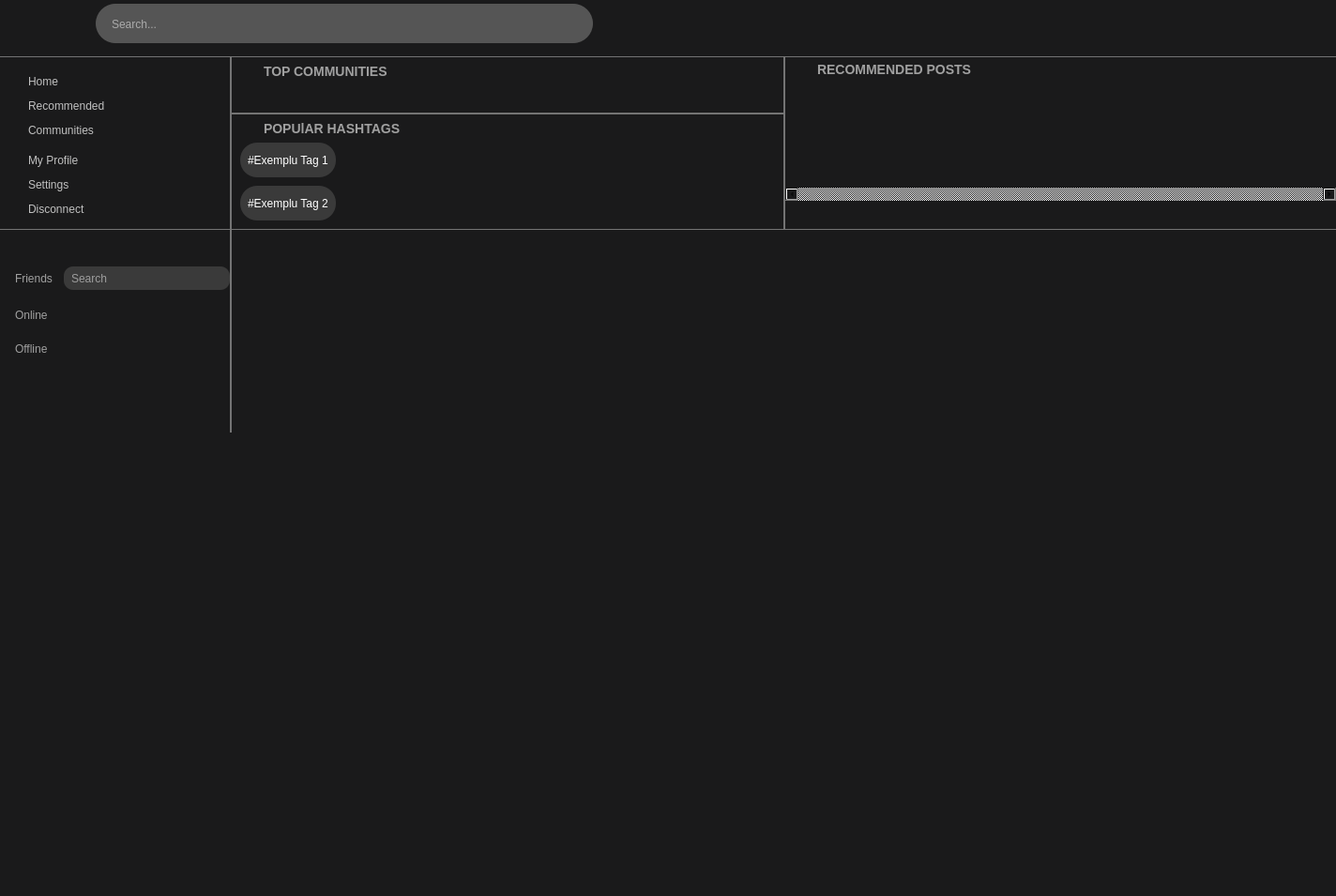
<?xml version="1.0" encoding="UTF-8"?>
<ui version="4.0">
 <class>DashBoardView</class>
 <widget class="QWidget" name="DashBoardView">
  <property name="geometry">
   <rect>
    <x>0</x>
    <y>0</y>
    <width>1424</width>
    <height>955</height>
   </rect>
  </property>
  <property name="layoutDirection">
   <enum>Qt::LayoutDirection::LeftToRight</enum>
  </property>
  <property name="styleSheet">
   <string notr="true">background-color: #1A1A1B;
</string>
  </property>
  <layout class="QVBoxLayout" name="mainVerticalLayout">
   <property name="spacing">
    <number>0</number>
   </property>
   <property name="leftMargin">
    <number>0</number>
   </property>
   <property name="topMargin">
    <number>0</number>
   </property>
   <property name="rightMargin">
    <number>0</number>
   </property>
   <property name="bottomMargin">
    <number>0</number>
   </property>
   <item>
    <widget class="QScrollArea" name="MainWindowScrollArea">
     <property name="sizePolicy">
      <sizepolicy hsizetype="Expanding" vsizetype="Expanding">
       <horstretch>1</horstretch>
       <verstretch>0</verstretch>
      </sizepolicy>
     </property>
     <property name="styleSheet">
      <string notr="true">border: none;
background: transparent;
</string>
     </property>
     <property name="widgetResizable">
      <bool>true</bool>
     </property>
     <property name="alignment">
      <set>Qt::AlignmentFlag::AlignCenter</set>
     </property>
     <widget class="QWidget" name="mainWindowScrollAreaWidget">
      <property name="geometry">
       <rect>
        <x>0</x>
        <y>0</y>
        <width>1424</width>
        <height>955</height>
       </rect>
      </property>
      <layout class="QVBoxLayout" name="postsLayout">
       <property name="spacing">
        <number>0</number>
       </property>
       <property name="sizeConstraint">
        <enum>QLayout::SizeConstraint::SetNoConstraint</enum>
       </property>
       <property name="leftMargin">
        <number>0</number>
       </property>
       <property name="topMargin">
        <number>0</number>
       </property>
       <property name="rightMargin">
        <number>0</number>
       </property>
       <property name="bottomMargin">
        <number>0</number>
       </property>
       <item>
        <layout class="QHBoxLayout" name="HeaderBar">
         <property name="leftMargin">
          <number>35</number>
         </property>
         <property name="rightMargin">
          <number>15</number>
         </property>
         <property name="bottomMargin">
          <number>10</number>
         </property>
         <item>
          <widget class="QLabel" name="logoLabel">
           <property name="minimumSize">
            <size>
             <width>0</width>
             <height>50</height>
            </size>
           </property>
           <property name="styleSheet">
            <string notr="true">color:white;
background-color: rgba(255, 255, 255, 0);</string>
           </property>
           <property name="text">
            <string/>
           </property>
           <property name="pixmap">
            <pixmap>C:/Users/images/logo.png</pixmap>
           </property>
           <property name="alignment">
            <set>Qt::AlignmentFlag::AlignCenter</set>
           </property>
          </widget>
         </item>
         <item>
          <widget class="QLineEdit" name="searchBar">
           <property name="sizePolicy">
            <sizepolicy hsizetype="Fixed" vsizetype="Fixed">
             <horstretch>0</horstretch>
             <verstretch>0</verstretch>
            </sizepolicy>
           </property>
           <property name="minimumSize">
            <size>
             <width>600</width>
             <height>0</height>
            </size>
           </property>
           <property name="maximumSize">
            <size>
             <width>16777215</width>
             <height>42</height>
            </size>
           </property>
           <property name="styleSheet">
            <string notr="true">
border-radius: 21px;
background-color: rgb(85, 85, 85);
color:white;
margin-left:60px;
margin-right:10px;
border:none;
padding:15px;
</string>
           </property>
           <property name="frame">
            <bool>false</bool>
           </property>
           <property name="placeholderText">
            <string>Search...</string>
           </property>
          </widget>
         </item>
         <item>
          <widget class="QPushButton" name="profileButton">
           <property name="styleSheet">
            <string notr="true">background-color: rgba(255, 255, 255, 0);
border-radius: 6px;
border:none;</string>
           </property>
           <property name="text">
            <string/>
           </property>
           <property name="icon">
            <iconset>
             <normaloff>C:/Users/images/UserSettings.png</normaloff>C:/Users/images/UserSettings.png</iconset>
           </property>
           <property name="iconSize">
            <size>
             <width>43</width>
             <height>43</height>
            </size>
           </property>
          </widget>
         </item>
         <item>
          <widget class="QFrame" name="frameSpacingHeader">
           <property name="sizePolicy">
            <sizepolicy hsizetype="Preferred" vsizetype="Preferred">
             <horstretch>1</horstretch>
             <verstretch>0</verstretch>
            </sizepolicy>
           </property>
           <property name="maximumSize">
            <size>
             <width>16777215</width>
             <height>20</height>
            </size>
           </property>
           <property name="styleSheet">
            <string notr="true">border:none;</string>
           </property>
           <property name="frameShape">
            <enum>QFrame::Shape::StyledPanel</enum>
           </property>
           <property name="frameShadow">
            <enum>QFrame::Shadow::Raised</enum>
           </property>
          </widget>
         </item>
         <item>
          <widget class="QPushButton" name="notificationButton">
           <property name="styleSheet">
            <string notr="true">background-color: rgba(255, 255, 255, 0);
border-radius: 6px;
border:none;</string>
           </property>
           <property name="text">
            <string/>
           </property>
           <property name="icon">
            <iconset>
             <normaloff>C:/Users/images/ButtonNotificationImage.png</normaloff>C:/Users/images/ButtonNotificationImage.png</iconset>
           </property>
           <property name="iconSize">
            <size>
             <width>35</width>
             <height>35</height>
            </size>
           </property>
          </widget>
         </item>
         <item>
          <widget class="QPushButton" name="shortcutSettingsButton">
           <property name="styleSheet">
            <string notr="true">background-color: rgba(255, 255, 255, 0);
border-radius: 6px;
border:none;</string>
           </property>
           <property name="text">
            <string/>
           </property>
           <property name="icon">
            <iconset>
             <normaloff>C:/Users/images/ProfileSettingsShortcut.png</normaloff>C:/Users/images/ProfileSettingsShortcut.png</iconset>
           </property>
           <property name="iconSize">
            <size>
             <width>10</width>
             <height>25</height>
            </size>
           </property>
          </widget>
         </item>
        </layout>
       </item>
       <item>
        <widget class="QFrame" name="HeaderDelimiter">
         <property name="sizePolicy">
          <sizepolicy hsizetype="Preferred" vsizetype="Preferred">
           <horstretch>1</horstretch>
           <verstretch>0</verstretch>
          </sizepolicy>
         </property>
         <property name="minimumSize">
          <size>
           <width>0</width>
           <height>1</height>
          </size>
         </property>
         <property name="styleSheet">
          <string notr="true">background-color: rgb(116, 116, 116);</string>
         </property>
         <property name="frameShape">
          <enum>QFrame::Shape::StyledPanel</enum>
         </property>
         <property name="frameShadow">
          <enum>QFrame::Shadow::Raised</enum>
         </property>
        </widget>
       </item>
       <item>
        <layout class="QHBoxLayout" name="topFeedContent">
         <property name="spacing">
          <number>0</number>
         </property>
         <property name="rightMargin">
          <number>0</number>
         </property>
         <property name="bottomMargin">
          <number>0</number>
         </property>
         <item>
          <layout class="QVBoxLayout" name="accesLinksLayout">
           <property name="spacing">
            <number>12</number>
           </property>
           <property name="topMargin">
            <number>0</number>
           </property>
           <property name="rightMargin">
            <number>0</number>
           </property>
           <property name="bottomMargin">
            <number>0</number>
           </property>
           <item>
            <widget class="QFrame" name="acessLinkSpacingFrame">
             <property name="minimumSize">
              <size>
               <width>245</width>
               <height>1</height>
              </size>
             </property>
             <property name="maximumSize">
              <size>
               <width>245</width>
               <height>16777215</height>
              </size>
             </property>
             <property name="frameShape">
              <enum>QFrame::Shape::StyledPanel</enum>
             </property>
             <property name="frameShadow">
              <enum>QFrame::Shadow::Raised</enum>
             </property>
            </widget>
           </item>
           <item>
            <widget class="QPushButton" name="homeBtn">
             <property name="styleSheet">
              <string notr="true">background:none;
background-color: rgba(255, 255, 255, 0);
font: 700 14pt &quot;Raleway&quot;;
color: rgb(192, 192, 192);
margin-top:6px;
text-align: left;
padding-left:30px;</string>
             </property>
             <property name="text">
              <string>Home</string>
             </property>
            </widget>
           </item>
           <item>
            <widget class="QPushButton" name="recommendedBtn">
             <property name="styleSheet">
              <string notr="true">background:none;
background-color: rgba(255, 255, 255, 0);
font: 700 14pt &quot;Raleway&quot;;
color: rgb(192, 192, 192);
text-align: left;
padding-left:30px;</string>
             </property>
             <property name="text">
              <string>Recommended</string>
             </property>
            </widget>
           </item>
           <item>
            <widget class="QPushButton" name="communitiesBtn">
             <property name="styleSheet">
              <string notr="true">background:none;
background-color: rgba(255, 255, 255, 0);
font: 700 14pt &quot;Raleway&quot;;
color: rgb(192, 192, 192);
text-align: left;
padding-left:30px;</string>
             </property>
             <property name="text">
              <string>Communities</string>
             </property>
            </widget>
           </item>
           <item>
            <layout class="QVBoxLayout" name="communitiesWidgetLayout">
             <property name="spacing">
              <number>6</number>
             </property>
             <property name="leftMargin">
              <number>28</number>
             </property>
             <property name="topMargin">
              <number>6</number>
             </property>
             <property name="rightMargin">
              <number>12</number>
             </property>
             <property name="bottomMargin">
              <number>0</number>
             </property>
            </layout>
           </item>
           <item>
            <widget class="QPushButton" name="myProfileBtn">
             <property name="styleSheet">
              <string notr="true">background:none;
background-color: rgba(255, 255, 255, 0);
font: 700 14pt &quot;Raleway&quot;;
color: rgb(192, 192, 192);
text-align: left;
padding-left:30px;</string>
             </property>
             <property name="text">
              <string>My Profile</string>
             </property>
            </widget>
           </item>
           <item>
            <widget class="QPushButton" name="settingsBtn">
             <property name="styleSheet">
              <string notr="true">background:none;
background-color: rgba(255, 255, 255, 0);
font: 700 14pt &quot;Raleway&quot;;
color: rgb(192, 192, 192);
text-align: left;
padding-left:30px;</string>
             </property>
             <property name="text">
              <string>Settings</string>
             </property>
            </widget>
           </item>
           <item>
            <widget class="QPushButton" name="disconnectBtn">
             <property name="styleSheet">
              <string notr="true">background:none;
background-color: rgba(255, 255, 255, 0);
font: 700 14pt &quot;Raleway&quot;;
color: rgb(192, 192, 192);
margin-bottom:14px;
text-align: left;
padding-left:30px;</string>
             </property>
             <property name="text">
              <string>Disconnect</string>
             </property>
            </widget>
           </item>
          </layout>
         </item>
         <item>
          <widget class="QFrame" name="accesLinkRightDelimiteer">
           <property name="sizePolicy">
            <sizepolicy hsizetype="Preferred" vsizetype="Preferred">
             <horstretch>0</horstretch>
             <verstretch>1</verstretch>
            </sizepolicy>
           </property>
           <property name="minimumSize">
            <size>
             <width>2</width>
             <height>0</height>
            </size>
           </property>
           <property name="maximumSize">
            <size>
             <width>2</width>
             <height>16777215</height>
            </size>
           </property>
           <property name="styleSheet">
            <string notr="true">background-color: rgb(116, 116, 116);</string>
           </property>
           <property name="frameShape">
            <enum>QFrame::Shape::StyledPanel</enum>
           </property>
           <property name="frameShadow">
            <enum>QFrame::Shadow::Raised</enum>
           </property>
          </widget>
         </item>
         <item>
          <widget class="QWidget" name="TopFeedWidgetParent" native="true">
           <property name="sizePolicy">
            <sizepolicy hsizetype="Preferred" vsizetype="Preferred">
             <horstretch>1</horstretch>
             <verstretch>0</verstretch>
            </sizepolicy>
           </property>
           <property name="styleSheet">
            <string notr="true">background: transparent;
border:none;</string>
           </property>
           <layout class="QHBoxLayout" name="RecommendFeedLayout_2">
            <property name="spacing">
             <number>0</number>
            </property>
            <property name="leftMargin">
             <number>0</number>
            </property>
            <property name="topMargin">
             <number>0</number>
            </property>
            <property name="rightMargin">
             <number>0</number>
            </property>
            <property name="bottomMargin">
             <number>0</number>
            </property>
            <item>
             <widget class="QWidget" name="topCommunnitiesPopularHashTagLayoutWidget" native="true">
              <property name="styleSheet">
               <string notr="true">border:none;</string>
              </property>
              <layout class="QVBoxLayout" name="topCommunnitiesPopularHashTagLayout_2">
               <property name="spacing">
                <number>0</number>
               </property>
               <property name="leftMargin">
                <number>0</number>
               </property>
               <property name="topMargin">
                <number>0</number>
               </property>
               <property name="rightMargin">
                <number>0</number>
               </property>
               <property name="bottomMargin">
                <number>0</number>
               </property>
               <item>
                <widget class="QLabel" name="TopCommunitiesLabel">
                 <property name="minimumSize">
                  <size>
                   <width>400</width>
                   <height>0</height>
                  </size>
                 </property>
                 <property name="maximumSize">
                  <size>
                   <width>400</width>
                   <height>16777215</height>
                  </size>
                 </property>
                 <property name="styleSheet">
                  <string notr="true">font-family: 'Raleway';
font-style: normal;
font-weight: 700;
font-size: 14px;
margin-left: 30px;
border:0px;
color: rgb(160, 160, 160);</string>
                 </property>
                 <property name="text">
                  <string>TOP COMMUNITIES</string>
                 </property>
                </widget>
               </item>
               <item>
                <widget class="QWidget" name="topCommunitiesGridWidget" native="true">
                 <layout class="QVBoxLayout" name="verticalLayout_2">
                  <property name="spacing">
                   <number>9</number>
                  </property>
                  <property name="leftMargin">
                   <number>9</number>
                  </property>
                  <property name="topMargin">
                   <number>9</number>
                  </property>
                  <property name="rightMargin">
                   <number>9</number>
                  </property>
                  <property name="bottomMargin">
                   <number>9</number>
                  </property>
                  <item>
                   <layout class="QHBoxLayout" name="CommRow_1">
                    <property name="bottomMargin">
                     <number>0</number>
                    </property>
                   </layout>
                  </item>
                  <item>
                   <layout class="QHBoxLayout" name="CommRow_2"/>
                  </item>
                  <item>
                   <layout class="QHBoxLayout" name="CommRow_3"/>
                  </item>
                  <item>
                   <layout class="QHBoxLayout" name="CommRow_4"/>
                  </item>
                  <item>
                   <layout class="QHBoxLayout" name="CommRow_5"/>
                  </item>
                 </layout>
                </widget>
               </item>
               <item>
                <widget class="QFrame" name="delimiterTopCommunitiesPopularTags">
                 <property name="sizePolicy">
                  <sizepolicy hsizetype="Preferred" vsizetype="Preferred">
                   <horstretch>1</horstretch>
                   <verstretch>0</verstretch>
                  </sizepolicy>
                 </property>
                 <property name="minimumSize">
                  <size>
                   <width>0</width>
                   <height>2</height>
                  </size>
                 </property>
                 <property name="maximumSize">
                  <size>
                   <width>16777215</width>
                   <height>2</height>
                  </size>
                 </property>
                 <property name="styleSheet">
                  <string notr="true">background-color: rgb(116, 116, 116);</string>
                 </property>
                 <property name="frameShape">
                  <enum>QFrame::Shape::StyledPanel</enum>
                 </property>
                 <property name="frameShadow">
                  <enum>QFrame::Shadow::Raised</enum>
                 </property>
                </widget>
               </item>
               <item>
                <widget class="QLabel" name="PopularHashtagsLabel">
                 <property name="sizePolicy">
                  <sizepolicy hsizetype="Preferred" vsizetype="Preferred">
                   <horstretch>1</horstretch>
                   <verstretch>0</verstretch>
                  </sizepolicy>
                 </property>
                 <property name="minimumSize">
                  <size>
                   <width>400</width>
                   <height>0</height>
                  </size>
                 </property>
                 <property name="maximumSize">
                  <size>
                   <width>16777215</width>
                   <height>16777215</height>
                  </size>
                 </property>
                 <property name="styleSheet">
                  <string notr="true">font-family: 'Raleway';
font-style: normal;
font-weight: 700;
font-size: 14px;
margin-left: 30px;
border:none;
color: rgb(160, 160, 160);</string>
                 </property>
                 <property name="text">
                  <string>POPUlAR HASHTAGS</string>
                 </property>
                </widget>
               </item>
               <item>
                <layout class="QVBoxLayout" name="popularHashtagsLayoutWidget">
                 <property name="spacing">
                  <number>9</number>
                 </property>
                 <property name="leftMargin">
                  <number>9</number>
                 </property>
                 <property name="topMargin">
                  <number>0</number>
                 </property>
                 <property name="rightMargin">
                  <number>9</number>
                 </property>
                 <property name="bottomMargin">
                  <number>9</number>
                 </property>
                 <item>
                  <layout class="QHBoxLayout" name="popularHashtagsLayoutWidgetFirstRow">
                   <property name="spacing">
                    <number>6</number>
                   </property>
                   <item>
                    <widget class="QLabel" name="label">
                     <property name="sizePolicy">
                      <sizepolicy hsizetype="MinimumExpanding" vsizetype="Preferred">
                       <horstretch>0</horstretch>
                       <verstretch>0</verstretch>
                      </sizepolicy>
                     </property>
                     <property name="minimumSize">
                      <size>
                       <width>0</width>
                       <height>37</height>
                      </size>
                     </property>
                     <property name="maximumSize">
                      <size>
                       <width>16777215</width>
                       <height>60</height>
                      </size>
                     </property>
                     <property name="styleSheet">
                      <string notr="true">font: 500 12pt &quot;Raleway&quot;;
background-color: rgb(58, 58, 58);
border-radius:18px;
color:white;
padding-left:5px;
padding-right:5px;</string>
                     </property>
                     <property name="text">
                      <string>#Exemplu Tag 1</string>
                     </property>
                     <property name="scaledContents">
                      <bool>false</bool>
                     </property>
                    </widget>
                   </item>
                   <item>
                    <widget class="QFrame" name="firstRowSpacer">
                     <property name="sizePolicy">
                      <sizepolicy hsizetype="Preferred" vsizetype="Preferred">
                       <horstretch>1</horstretch>
                       <verstretch>0</verstretch>
                      </sizepolicy>
                     </property>
                     <property name="maximumSize">
                      <size>
                       <width>16777215</width>
                       <height>20</height>
                      </size>
                     </property>
                     <property name="styleSheet">
                      <string notr="true">border:none;</string>
                     </property>
                     <property name="frameShape">
                      <enum>QFrame::Shape::StyledPanel</enum>
                     </property>
                     <property name="frameShadow">
                      <enum>QFrame::Shadow::Raised</enum>
                     </property>
                    </widget>
                   </item>
                  </layout>
                 </item>
                 <item>
                  <layout class="QHBoxLayout" name="popularHashtagsLayoutWidgetSecondRow">
                   <property name="spacing">
                    <number>6</number>
                   </property>
                   <property name="bottomMargin">
                    <number>0</number>
                   </property>
                   <item>
                    <widget class="QLabel" name="label_5">
                     <property name="sizePolicy">
                      <sizepolicy hsizetype="MinimumExpanding" vsizetype="Preferred">
                       <horstretch>0</horstretch>
                       <verstretch>0</verstretch>
                      </sizepolicy>
                     </property>
                     <property name="minimumSize">
                      <size>
                       <width>0</width>
                       <height>37</height>
                      </size>
                     </property>
                     <property name="maximumSize">
                      <size>
                       <width>16777215</width>
                       <height>60</height>
                      </size>
                     </property>
                     <property name="styleSheet">
                      <string notr="true">font: 500 12pt &quot;Raleway&quot;;
background-color: rgb(58, 58, 58);
border-radius:18px;
color:white;
padding-left:5px;
padding-right:5px;</string>
                     </property>
                     <property name="text">
                      <string>#Exemplu Tag 2</string>
                     </property>
                     <property name="scaledContents">
                      <bool>false</bool>
                     </property>
                    </widget>
                   </item>
                   <item>
                    <widget class="QFrame" name="firstRowSpacer_2">
                     <property name="sizePolicy">
                      <sizepolicy hsizetype="Preferred" vsizetype="Preferred">
                       <horstretch>1</horstretch>
                       <verstretch>0</verstretch>
                      </sizepolicy>
                     </property>
                     <property name="maximumSize">
                      <size>
                       <width>16777215</width>
                       <height>20</height>
                      </size>
                     </property>
                     <property name="styleSheet">
                      <string notr="true">border:none;</string>
                     </property>
                     <property name="frameShape">
                      <enum>QFrame::Shape::StyledPanel</enum>
                     </property>
                     <property name="frameShadow">
                      <enum>QFrame::Shadow::Raised</enum>
                     </property>
                    </widget>
                   </item>
                  </layout>
                 </item>
                </layout>
               </item>
              </layout>
             </widget>
            </item>
            <item>
             <widget class="QFrame" name="accesLinkRightDelimiter">
              <property name="sizePolicy">
               <sizepolicy hsizetype="Preferred" vsizetype="Preferred">
                <horstretch>0</horstretch>
                <verstretch>1</verstretch>
               </sizepolicy>
              </property>
              <property name="minimumSize">
               <size>
                <width>2</width>
                <height>0</height>
               </size>
              </property>
              <property name="maximumSize">
               <size>
                <width>2</width>
                <height>16777215</height>
               </size>
              </property>
              <property name="styleSheet">
               <string notr="true">background-color: rgb(116, 116, 116);</string>
              </property>
              <property name="frameShape">
               <enum>QFrame::Shape::StyledPanel</enum>
              </property>
              <property name="frameShadow">
               <enum>QFrame::Shadow::Raised</enum>
              </property>
             </widget>
            </item>
            <item>
             <layout class="QVBoxLayout" name="verticalLayout">
              <property name="rightMargin">
               <number>0</number>
              </property>
              <property name="bottomMargin">
               <number>30</number>
              </property>
              <item>
               <widget class="QLabel" name="recommendedPostsLabel">
                <property name="sizePolicy">
                 <sizepolicy hsizetype="Preferred" vsizetype="Preferred">
                  <horstretch>1</horstretch>
                  <verstretch>0</verstretch>
                 </sizepolicy>
                </property>
                <property name="minimumSize">
                 <size>
                  <width>400</width>
                  <height>0</height>
                 </size>
                </property>
                <property name="maximumSize">
                 <size>
                  <width>16777215</width>
                  <height>40</height>
                 </size>
                </property>
                <property name="styleSheet">
                 <string notr="true">font-family: 'Raleway';
font-style: normal;
font-weight: 700;
font-size: 14px;
margin-left: 30px;
border:0px;
color: rgb(160, 160, 160);
margin-top:5px;</string>
                </property>
                <property name="text">
                 <string>RECOMMENDED POSTS</string>
                </property>
               </widget>
              </item>
              <item>
               <widget class="QScrollArea" name="RecommendedFeedScrollArea">
                <property name="sizePolicy">
                 <sizepolicy hsizetype="Expanding" vsizetype="Expanding">
                  <horstretch>1</horstretch>
                  <verstretch>0</verstretch>
                 </sizepolicy>
                </property>
                <property name="styleSheet">
                 <string notr="true">border: none;
background: transparent;
</string>
                </property>
                <property name="horizontalScrollBarPolicy">
                 <enum>Qt::ScrollBarPolicy::ScrollBarAlwaysOn</enum>
                </property>
                <property name="sizeAdjustPolicy">
                 <enum>QAbstractScrollArea::SizeAdjustPolicy::AdjustToContents</enum>
                </property>
                <property name="widgetResizable">
                 <bool>true</bool>
                </property>
                <property name="alignment">
                 <set>Qt::AlignmentFlag::AlignCenter</set>
                </property>
                <widget class="QWidget" name="recommendFeedScrollAreaWidget">
                 <property name="geometry">
                  <rect>
                   <x>0</x>
                   <y>0</y>
                   <width>579</width>
                   <height>176</height>
                  </rect>
                 </property>
                 <layout class="QHBoxLayout" name="postsLayout_2">
                  <property name="spacing">
                   <number>0</number>
                  </property>
                  <property name="sizeConstraint">
                   <enum>QLayout::SizeConstraint::SetNoConstraint</enum>
                  </property>
                  <property name="leftMargin">
                   <number>0</number>
                  </property>
                  <property name="topMargin">
                   <number>0</number>
                  </property>
                  <property name="rightMargin">
                   <number>0</number>
                  </property>
                  <property name="bottomMargin">
                   <number>0</number>
                  </property>
                  <item>
                   <layout class="QHBoxLayout" name="recommendFeedHWidget">
                    <property name="spacing">
                     <number>12</number>
                    </property>
                    <property name="leftMargin">
                     <number>9</number>
                    </property>
                    <property name="topMargin">
                     <number>9</number>
                    </property>
                    <property name="rightMargin">
                     <number>9</number>
                    </property>
                    <property name="bottomMargin">
                     <number>9</number>
                    </property>
                   </layout>
                  </item>
                 </layout>
                </widget>
               </widget>
              </item>
             </layout>
            </item>
           </layout>
          </widget>
         </item>
        </layout>
       </item>
       <item>
        <widget class="QFrame" name="topContentDelmiter">
         <property name="sizePolicy">
          <sizepolicy hsizetype="Preferred" vsizetype="Preferred">
           <horstretch>1</horstretch>
           <verstretch>0</verstretch>
          </sizepolicy>
         </property>
         <property name="minimumSize">
          <size>
           <width>0</width>
           <height>1</height>
          </size>
         </property>
         <property name="styleSheet">
          <string notr="true">background-color: rgb(116, 116, 116);</string>
         </property>
         <property name="frameShape">
          <enum>QFrame::Shape::StyledPanel</enum>
         </property>
         <property name="frameShadow">
          <enum>QFrame::Shadow::Raised</enum>
         </property>
        </widget>
       </item>
       <item>
        <layout class="QHBoxLayout" name="BottomContentLayout" stretch="0,0,1">
         <property name="sizeConstraint">
          <enum>QLayout::SizeConstraint::SetDefaultConstraint</enum>
         </property>
         <property name="topMargin">
          <number>0</number>
         </property>
         <property name="rightMargin">
          <number>0</number>
         </property>
         <item>
          <layout class="QVBoxLayout" name="FriendsLayout">
           <property name="spacing">
            <number>12</number>
           </property>
           <property name="sizeConstraint">
            <enum>QLayout::SizeConstraint::SetFixedSize</enum>
           </property>
           <property name="bottomMargin">
            <number>30</number>
           </property>
           <item>
            <widget class="QFrame" name="friendsWidhtDelimiter">
             <property name="sizePolicy">
              <sizepolicy hsizetype="Preferred" vsizetype="Preferred">
               <horstretch>1</horstretch>
               <verstretch>0</verstretch>
              </sizepolicy>
             </property>
             <property name="minimumSize">
              <size>
               <width>245</width>
               <height>20</height>
              </size>
             </property>
             <property name="maximumSize">
              <size>
               <width>16777215</width>
               <height>20</height>
              </size>
             </property>
             <property name="frameShape">
              <enum>QFrame::Shape::StyledPanel</enum>
             </property>
             <property name="frameShadow">
              <enum>QFrame::Shadow::Raised</enum>
             </property>
            </widget>
           </item>
           <item>
            <widget class="QFrame" name="titleFriendsLayout">
             <property name="minimumSize">
              <size>
               <width>0</width>
               <height>40</height>
              </size>
             </property>
             <property name="maximumSize">
              <size>
               <width>16777215</width>
               <height>40</height>
              </size>
             </property>
             <property name="styleSheet">
              <string notr="true"/>
             </property>
             <property name="frameShape">
              <enum>QFrame::Shape::StyledPanel</enum>
             </property>
             <property name="frameShadow">
              <enum>QFrame::Shadow::Raised</enum>
             </property>
             <layout class="QHBoxLayout" name="horizontalLayout">
              <property name="spacing">
               <number>9</number>
              </property>
              <property name="leftMargin">
               <number>0</number>
              </property>
              <property name="topMargin">
               <number>0</number>
              </property>
              <property name="rightMargin">
               <number>0</number>
              </property>
              <property name="bottomMargin">
               <number>0</number>
              </property>
              <item>
               <widget class="QLabel" name="friendsTitleLabel">
                <property name="minimumSize">
                 <size>
                  <width>0</width>
                  <height>0</height>
                 </size>
                </property>
                <property name="maximumSize">
                 <size>
                  <width>400</width>
                  <height>40</height>
                 </size>
                </property>
                <property name="styleSheet">
                 <string notr="true">font: 700 12pt &quot;Raleway&quot;;
color: rgb(160, 160, 160);
margin-left:13px;</string>
                </property>
                <property name="text">
                 <string>Friends</string>
                </property>
               </widget>
              </item>
              <item>
               <widget class="QLineEdit" name="searchBarFriends">
                <property name="minimumSize">
                 <size>
                  <width>0</width>
                  <height>25</height>
                 </size>
                </property>
                <property name="autoFillBackground">
                 <bool>false</bool>
                </property>
                <property name="styleSheet">
                 <string notr="true">border:none;
background-color:#3A3A3A;
padding-left:6px;
color: rgb(255, 255, 255);
font: 10pt &quot;Raleway&quot;;
border-radius:10px;</string>
                </property>
                <property name="inputMask">
                 <string/>
                </property>
                <property name="text">
                 <string/>
                </property>
                <property name="frame">
                 <bool>false</bool>
                </property>
                <property name="placeholderText">
                 <string>Search</string>
                </property>
               </widget>
              </item>
             </layout>
            </widget>
           </item>
           <item>
            <widget class="QLabel" name="label_myFeed_3">
             <property name="minimumSize">
              <size>
               <width>0</width>
               <height>0</height>
              </size>
             </property>
             <property name="maximumSize">
              <size>
               <width>400</width>
               <height>40</height>
              </size>
             </property>
             <property name="styleSheet">
              <string notr="true">font: 700 12pt &quot;Raleway&quot;;
color: rgb(160, 160, 160);
margin-left:13px;</string>
             </property>
             <property name="text">
              <string>Online</string>
             </property>
            </widget>
           </item>
           <item>
            <layout class="QVBoxLayout" name="onlineFriendsLayout">
             <property name="spacing">
              <number>6</number>
             </property>
             <property name="sizeConstraint">
              <enum>QLayout::SizeConstraint::SetMinimumSize</enum>
             </property>
             <property name="leftMargin">
              <number>9</number>
             </property>
             <property name="topMargin">
              <number>10</number>
             </property>
            </layout>
           </item>
           <item>
            <widget class="QLabel" name="label_myFeed_4">
             <property name="minimumSize">
              <size>
               <width>0</width>
               <height>0</height>
              </size>
             </property>
             <property name="maximumSize">
              <size>
               <width>400</width>
               <height>40</height>
              </size>
             </property>
             <property name="styleSheet">
              <string notr="true">font: 700 12pt &quot;Raleway&quot;;
color: rgb(160, 160, 160);
margin-left:13px;</string>
             </property>
             <property name="text">
              <string>Offline</string>
             </property>
            </widget>
           </item>
           <item>
            <layout class="QVBoxLayout" name="offlineFriendsLayout">
             <property name="spacing">
              <number>0</number>
             </property>
             <property name="bottomMargin">
              <number>40</number>
             </property>
            </layout>
           </item>
           <item>
            <widget class="QFrame" name="frame_4">
             <property name="sizePolicy">
              <sizepolicy hsizetype="Preferred" vsizetype="Preferred">
               <horstretch>0</horstretch>
               <verstretch>1</verstretch>
              </sizepolicy>
             </property>
             <property name="frameShape">
              <enum>QFrame::Shape::StyledPanel</enum>
             </property>
             <property name="frameShadow">
              <enum>QFrame::Shadow::Raised</enum>
             </property>
            </widget>
           </item>
          </layout>
         </item>
         <item>
          <widget class="QFrame" name="friendsPostsDelimiteer">
           <property name="sizePolicy">
            <sizepolicy hsizetype="Preferred" vsizetype="Preferred">
             <horstretch>0</horstretch>
             <verstretch>1</verstretch>
            </sizepolicy>
           </property>
           <property name="minimumSize">
            <size>
             <width>2</width>
             <height>0</height>
            </size>
           </property>
           <property name="maximumSize">
            <size>
             <width>2</width>
             <height>16777215</height>
            </size>
           </property>
           <property name="styleSheet">
            <string notr="true">background-color: rgb(116, 116, 116);</string>
           </property>
           <property name="frameShape">
            <enum>QFrame::Shape::StyledPanel</enum>
           </property>
           <property name="frameShadow">
            <enum>QFrame::Shadow::Raised</enum>
           </property>
          </widget>
         </item>
         <item>
          <layout class="QVBoxLayout" name="postAreea">
           <property name="topMargin">
            <number>20</number>
           </property>
           <property name="rightMargin">
            <number>20</number>
           </property>
          </layout>
         </item>
        </layout>
       </item>
       <item>
        <widget class="QFrame" name="frame_2">
         <property name="sizePolicy">
          <sizepolicy hsizetype="Preferred" vsizetype="Preferred">
           <horstretch>0</horstretch>
           <verstretch>1</verstretch>
          </sizepolicy>
         </property>
         <property name="styleSheet">
          <string notr="true"/>
         </property>
         <property name="frameShape">
          <enum>QFrame::Shape::StyledPanel</enum>
         </property>
         <property name="frameShadow">
          <enum>QFrame::Shadow::Raised</enum>
         </property>
        </widget>
       </item>
      </layout>
     </widget>
    </widget>
   </item>
  </layout>
 </widget>
 <resources/>
 <connections/>
</ui>
